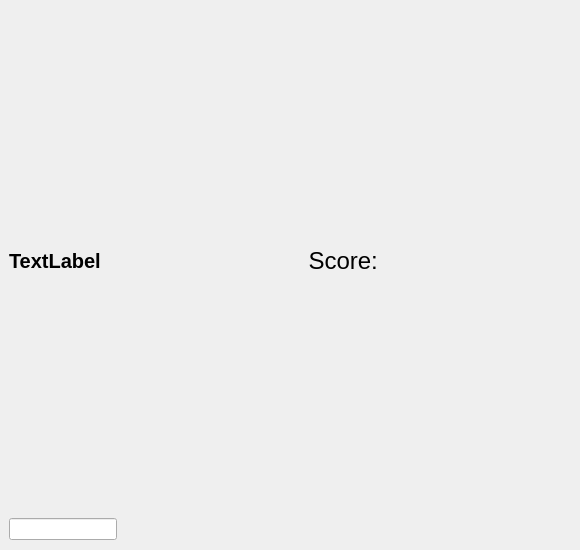
<?xml version="1.0" encoding="UTF-8"?>
<ui version="4.0">
 <class>MainWindow</class>
 <widget class="QMainWindow" name="MainWindow">
  <property name="enabled">
   <bool>true</bool>
  </property>
  <property name="geometry">
   <rect>
    <x>0</x>
    <y>0</y>
    <width>580</width>
    <height>550</height>
   </rect>
  </property>
  <property name="sizePolicy">
   <sizepolicy hsizetype="Expanding" vsizetype="Expanding">
    <horstretch>1</horstretch>
    <verstretch>1</verstretch>
   </sizepolicy>
  </property>
  <property name="minimumSize">
   <size>
    <width>580</width>
    <height>550</height>
   </size>
  </property>
  <property name="sizeIncrement">
   <size>
    <width>8</width>
    <height>8</height>
   </size>
  </property>
  <property name="windowTitle">
   <string>MainWindow</string>
  </property>
  <widget class="QWidget" name="centralwidget">
   <property name="sizePolicy">
    <sizepolicy hsizetype="Expanding" vsizetype="Expanding">
     <horstretch>0</horstretch>
     <verstretch>0</verstretch>
    </sizepolicy>
   </property>
   <property name="minimumSize">
    <size>
     <width>300</width>
     <height>300</height>
    </size>
   </property>
   <property name="layoutDirection">
    <enum>Qt::LeftToRight</enum>
   </property>
   <layout class="QVBoxLayout" name="verticalLayout_5">
    <item>
     <widget class="QStackedWidget" name="stackedWidget">
      <property name="sizePolicy">
       <sizepolicy hsizetype="Expanding" vsizetype="Expanding">
        <horstretch>0</horstretch>
        <verstretch>0</verstretch>
       </sizepolicy>
      </property>
      <property name="minimumSize">
       <size>
        <width>300</width>
        <height>300</height>
       </size>
      </property>
      <property name="contextMenuPolicy">
       <enum>Qt::NoContextMenu</enum>
      </property>
      <property name="currentIndex">
       <number>2</number>
      </property>
      <widget class="QWidget" name="start_and_win_page">
       <property name="sizePolicy">
        <sizepolicy hsizetype="Expanding" vsizetype="Expanding">
         <horstretch>0</horstretch>
         <verstretch>0</verstretch>
        </sizepolicy>
       </property>
       <layout class="QVBoxLayout" name="verticalLayout_4">
        <item>
         <layout class="QVBoxLayout" name="verticalLayout_3" stretch="0,0,0">
          <property name="spacing">
           <number>0</number>
          </property>
          <property name="sizeConstraint">
           <enum>QLayout::SetDefaultConstraint</enum>
          </property>
          <property name="leftMargin">
           <number>0</number>
          </property>
          <property name="topMargin">
           <number>0</number>
          </property>
          <property name="rightMargin">
           <number>0</number>
          </property>
          <property name="bottomMargin">
           <number>0</number>
          </property>
          <item alignment="Qt::AlignBottom">
           <widget class="QLabel" name="Win_message">
            <property name="sizePolicy">
             <sizepolicy hsizetype="Expanding" vsizetype="Expanding">
              <horstretch>1</horstretch>
              <verstretch>1</verstretch>
             </sizepolicy>
            </property>
            <property name="minimumSize">
             <size>
              <width>275</width>
              <height>40</height>
             </size>
            </property>
            <property name="sizeIncrement">
             <size>
              <width>0</width>
              <height>0</height>
             </size>
            </property>
            <property name="font">
             <font>
              <pointsize>15</pointsize>
              <stylestrategy>PreferDefault</stylestrategy>
             </font>
            </property>
            <property name="cursor">
             <cursorShape>ArrowCursor</cursorShape>
            </property>
            <property name="mouseTracking">
             <bool>false</bool>
            </property>
            <property name="autoFillBackground">
             <bool>false</bool>
            </property>
            <property name="frameShape">
             <enum>QFrame::NoFrame</enum>
            </property>
            <property name="frameShadow">
             <enum>QFrame::Plain</enum>
            </property>
            <property name="text">
             <string/>
            </property>
            <property name="scaledContents">
             <bool>true</bool>
            </property>
            <property name="alignment">
             <set>Qt::AlignCenter</set>
            </property>
           </widget>
          </item>
          <item>
           <widget class="QWidget" name="Settings_field" native="true">
            <property name="sizePolicy">
             <sizepolicy hsizetype="Expanding" vsizetype="Expanding">
              <horstretch>1</horstretch>
              <verstretch>1</verstretch>
             </sizepolicy>
            </property>
            <property name="minimumSize">
             <size>
              <width>0</width>
              <height>100</height>
             </size>
            </property>
            <layout class="QHBoxLayout" name="horizontalLayout_2">
             <property name="spacing">
              <number>0</number>
             </property>
             <property name="sizeConstraint">
              <enum>QLayout::SetDefaultConstraint</enum>
             </property>
             <property name="topMargin">
              <number>0</number>
             </property>
             <property name="rightMargin">
              <number>0</number>
             </property>
             <property name="bottomMargin">
              <number>0</number>
             </property>
             <item alignment="Qt::AlignHCenter">
              <widget class="QFrame" name="Left_settings_menu">
               <property name="sizePolicy">
                <sizepolicy hsizetype="Expanding" vsizetype="Expanding">
                 <horstretch>0</horstretch>
                 <verstretch>0</verstretch>
                </sizepolicy>
               </property>
               <property name="minimumSize">
                <size>
                 <width>0</width>
                 <height>50</height>
                </size>
               </property>
               <layout class="QHBoxLayout" name="horizontalLayout_5">
                <property name="spacing">
                 <number>7</number>
                </property>
                <property name="sizeConstraint">
                 <enum>QLayout::SetFixedSize</enum>
                </property>
                <property name="leftMargin">
                 <number>0</number>
                </property>
                <property name="topMargin">
                 <number>0</number>
                </property>
                <property name="rightMargin">
                 <number>0</number>
                </property>
                <property name="bottomMargin">
                 <number>0</number>
                </property>
                <item>
                 <widget class="QFrame" name="Language_selector">
                  <property name="sizePolicy">
                   <sizepolicy hsizetype="Expanding" vsizetype="Expanding">
                    <horstretch>0</horstretch>
                    <verstretch>0</verstretch>
                   </sizepolicy>
                  </property>
                  <layout class="QVBoxLayout" name="verticalLayout_6">
                   <property name="bottomMargin">
                    <number>9</number>
                   </property>
                   <item>
                    <widget class="QLabel" name="LG_select_lb">
                     <property name="sizePolicy">
                      <sizepolicy hsizetype="Preferred" vsizetype="Preferred">
                       <horstretch>1</horstretch>
                       <verstretch>1</verstretch>
                      </sizepolicy>
                     </property>
                     <property name="font">
                      <font>
                       <pointsize>15</pointsize>
                      </font>
                     </property>
                     <property name="text">
                      <string>Language</string>
                     </property>
                    </widget>
                   </item>
                   <item>
                    <widget class="QRadioButton" name="LG_select_EN">
                     <property name="sizePolicy">
                      <sizepolicy hsizetype="Preferred" vsizetype="Preferred">
                       <horstretch>1</horstretch>
                       <verstretch>2</verstretch>
                      </sizepolicy>
                     </property>
                     <property name="text">
                      <string>English</string>
                     </property>
                     <property name="checked">
                      <bool>true</bool>
                     </property>
                    </widget>
                   </item>
                   <item>
                    <widget class="QRadioButton" name="LG_select_RU">
                     <property name="sizePolicy">
                      <sizepolicy hsizetype="Preferred" vsizetype="Preferred">
                       <horstretch>1</horstretch>
                       <verstretch>2</verstretch>
                      </sizepolicy>
                     </property>
                     <property name="text">
                      <string>Русский</string>
                     </property>
                    </widget>
                   </item>
                  </layout>
                 </widget>
                </item>
                <item>
                 <widget class="QWidget" name="Region_select" native="true">
                  <property name="sizePolicy">
                   <sizepolicy hsizetype="Expanding" vsizetype="Expanding">
                    <horstretch>0</horstretch>
                    <verstretch>0</verstretch>
                   </sizepolicy>
                  </property>
                  <layout class="QVBoxLayout" name="verticalLayout_7">
                   <property name="spacing">
                    <number>0</number>
                   </property>
                   <property name="topMargin">
                    <number>0</number>
                   </property>
                   <property name="bottomMargin">
                    <number>9</number>
                   </property>
                   <item>
                    <widget class="QLabel" name="Reg_select_lb">
                     <property name="sizePolicy">
                      <sizepolicy hsizetype="Expanding" vsizetype="Expanding">
                       <horstretch>0</horstretch>
                       <verstretch>0</verstretch>
                      </sizepolicy>
                     </property>
                     <property name="font">
                      <font>
                       <pointsize>15</pointsize>
                      </font>
                     </property>
                     <property name="text">
                      <string>Region</string>
                     </property>
                    </widget>
                   </item>
                   <item>
                    <widget class="QCheckBox" name="Reg_EU_box">
                     <property name="sizePolicy">
                      <sizepolicy hsizetype="Minimum" vsizetype="Fixed">
                       <horstretch>0</horstretch>
                       <verstretch>0</verstretch>
                      </sizepolicy>
                     </property>
                     <property name="text">
                      <string>Europe</string>
                     </property>
                    </widget>
                   </item>
                   <item>
                    <widget class="QCheckBox" name="Reg_AS_box">
                     <property name="text">
                      <string>Asia</string>
                     </property>
                    </widget>
                   </item>
                   <item>
                    <widget class="QCheckBox" name="Reg_3_box">
                     <property name="text">
                      <string>Region 3</string>
                     </property>
                    </widget>
                   </item>
                   <item>
                    <widget class="QCheckBox" name="Reg_4_box">
                     <property name="text">
                      <string>Region 4</string>
                     </property>
                    </widget>
                   </item>
                  </layout>
                 </widget>
                </item>
               </layout>
              </widget>
             </item>
             <item alignment="Qt::AlignHCenter">
              <widget class="QWidget" name="Right_settings_menu" native="true">
               <property name="sizePolicy">
                <sizepolicy hsizetype="Expanding" vsizetype="Expanding">
                 <horstretch>0</horstretch>
                 <verstretch>0</verstretch>
                </sizepolicy>
               </property>
               <layout class="QHBoxLayout" name="horizontalLayout_3">
                <property name="leftMargin">
                 <number>0</number>
                </property>
                <property name="rightMargin">
                 <number>0</number>
                </property>
                <item>
                 <widget class="QFrame" name="Gamemode_selector">
                  <property name="sizePolicy">
                   <sizepolicy hsizetype="Expanding" vsizetype="Expanding">
                    <horstretch>3</horstretch>
                    <verstretch>0</verstretch>
                   </sizepolicy>
                  </property>
                  <property name="minimumSize">
                   <size>
                    <width>178</width>
                    <height>0</height>
                   </size>
                  </property>
                  <property name="font">
                   <font>
                    <pointsize>11</pointsize>
                   </font>
                  </property>
                  <property name="frameShape">
                   <enum>QFrame::StyledPanel</enum>
                  </property>
                  <property name="frameShadow">
                   <enum>QFrame::Raised</enum>
                  </property>
                  <layout class="QVBoxLayout" name="verticalLayout_8">
                   <property name="leftMargin">
                    <number>0</number>
                   </property>
                   <property name="bottomMargin">
                    <number>9</number>
                   </property>
                   <item>
                    <widget class="QRadioButton" name="Cou_Cap">
                     <property name="text">
                      <string>Country - Capital</string>
                     </property>
                     <property name="checked">
                      <bool>true</bool>
                     </property>
                    </widget>
                   </item>
                   <item>
                    <widget class="QRadioButton" name="Cap_Cou">
                     <property name="text">
                      <string>Capital - Country</string>
                     </property>
                    </widget>
                   </item>
                   <item>
                    <widget class="QRadioButton" name="Flag_Cou">
                     <property name="text">
                      <string>Flag - Country</string>
                     </property>
                    </widget>
                   </item>
                   <item>
                    <widget class="QRadioButton" name="Cou_Flag">
                     <property name="text">
                      <string>Country - Flag</string>
                     </property>
                    </widget>
                   </item>
                  </layout>
                 </widget>
                </item>
                <item>
                 <widget class="QFrame" name="Pick_or_type_selector">
                  <property name="sizePolicy">
                   <sizepolicy hsizetype="Expanding" vsizetype="Expanding">
                    <horstretch>0</horstretch>
                    <verstretch>0</verstretch>
                   </sizepolicy>
                  </property>
                  <property name="font">
                   <font>
                    <pointsize>12</pointsize>
                   </font>
                  </property>
                  <layout class="QVBoxLayout" name="verticalLayout_9">
                   <item>
                    <widget class="QRadioButton" name="Choose_btn">
                     <property name="text">
                      <string>Choose</string>
                     </property>
                     <property name="checkable">
                      <bool>true</bool>
                     </property>
                     <property name="checked">
                      <bool>true</bool>
                     </property>
                    </widget>
                   </item>
                   <item>
                    <widget class="QRadioButton" name="Type_btn">
                     <property name="text">
                      <string>Type</string>
                     </property>
                    </widget>
                   </item>
                  </layout>
                 </widget>
                </item>
               </layout>
              </widget>
             </item>
            </layout>
           </widget>
          </item>
          <item alignment="Qt::AlignHCenter|Qt::AlignTop">
           <widget class="QPushButton" name="Start_Button">
            <property name="enabled">
             <bool>true</bool>
            </property>
            <property name="sizePolicy">
             <sizepolicy hsizetype="Expanding" vsizetype="Expanding">
              <horstretch>1</horstretch>
              <verstretch>1</verstretch>
             </sizepolicy>
            </property>
            <property name="minimumSize">
             <size>
              <width>275</width>
              <height>40</height>
             </size>
            </property>
            <property name="sizeIncrement">
             <size>
              <width>1</width>
              <height>1</height>
             </size>
            </property>
            <property name="baseSize">
             <size>
              <width>0</width>
              <height>0</height>
             </size>
            </property>
            <property name="font">
             <font>
              <pointsize>12</pointsize>
             </font>
            </property>
            <property name="layoutDirection">
             <enum>Qt::LeftToRight</enum>
            </property>
            <property name="autoFillBackground">
             <bool>false</bool>
            </property>
            <property name="text">
             <string>Start game</string>
            </property>
            <property name="autoDefault">
             <bool>false</bool>
            </property>
            <property name="default">
             <bool>false</bool>
            </property>
            <property name="flat">
             <bool>false</bool>
            </property>
           </widget>
          </item>
         </layout>
        </item>
       </layout>
      </widget>
      <widget class="QWidget" name="gmChoose_page">
       <property name="sizePolicy">
        <sizepolicy hsizetype="Expanding" vsizetype="Expanding">
         <horstretch>0</horstretch>
         <verstretch>0</verstretch>
        </sizepolicy>
       </property>
       <layout class="QVBoxLayout" name="verticalLayout_2">
        <item>
         <widget class="QFrame" name="frame_everything">
          <property name="enabled">
           <bool>true</bool>
          </property>
          <property name="sizePolicy">
           <sizepolicy hsizetype="Expanding" vsizetype="Expanding">
            <horstretch>0</horstretch>
            <verstretch>0</verstretch>
           </sizepolicy>
          </property>
          <property name="font">
           <font>
            <pointsize>7</pointsize>
           </font>
          </property>
          <property name="frameShape">
           <enum>QFrame::NoFrame</enum>
          </property>
          <property name="frameShadow">
           <enum>QFrame::Raised</enum>
          </property>
          <layout class="QVBoxLayout" name="verticalLayout_10">
           <property name="leftMargin">
            <number>12</number>
           </property>
           <property name="bottomMargin">
            <number>18</number>
           </property>
           <item>
            <layout class="QHBoxLayout" name="horizontalLayout">
             <property name="spacing">
              <number>12</number>
             </property>
             <property name="topMargin">
              <number>0</number>
             </property>
             <property name="bottomMargin">
              <number>0</number>
             </property>
             <item alignment="Qt::AlignHCenter">
              <widget class="QLabel" name="quest_label">
               <property name="enabled">
                <bool>true</bool>
               </property>
               <property name="sizePolicy">
                <sizepolicy hsizetype="Expanding" vsizetype="Expanding">
                 <horstretch>1</horstretch>
                 <verstretch>0</verstretch>
                </sizepolicy>
               </property>
               <property name="minimumSize">
                <size>
                 <width>0</width>
                 <height>0</height>
                </size>
               </property>
               <property name="font">
                <font>
                 <family>MS Sans Serif</family>
                 <pointsize>15</pointsize>
                 <weight>75</weight>
                 <bold>true</bold>
                </font>
               </property>
               <property name="text">
                <string>TextLabel</string>
               </property>
              </widget>
             </item>
             <item>
              <widget class="QLabel" name="Score_label">
               <property name="enabled">
                <bool>true</bool>
               </property>
               <property name="sizePolicy">
                <sizepolicy hsizetype="Expanding" vsizetype="Expanding">
                 <horstretch>1</horstretch>
                 <verstretch>0</verstretch>
                </sizepolicy>
               </property>
               <property name="font">
                <font>
                 <pointsize>18</pointsize>
                </font>
               </property>
               <property name="text">
                <string>Score: </string>
               </property>
              </widget>
             </item>
            </layout>
           </item>
           <item>
            <widget class="QFrame" name="Answer_buttons">
             <property name="sizePolicy">
              <sizepolicy hsizetype="Expanding" vsizetype="Expanding">
               <horstretch>3</horstretch>
               <verstretch>0</verstretch>
              </sizepolicy>
             </property>
             <property name="sizeIncrement">
              <size>
               <width>1</width>
               <height>1</height>
              </size>
             </property>
             <property name="font">
              <font>
               <pointsize>10</pointsize>
              </font>
             </property>
             <widget class="QWidget" name="verticalLayoutWidget">
              <property name="geometry">
               <rect>
                <x>20</x>
                <y>20</y>
                <width>161</width>
                <height>221</height>
               </rect>
              </property>
              <layout class="QVBoxLayout" name="verticalLayout">
               <property name="topMargin">
                <number>3</number>
               </property>
               <property name="bottomMargin">
                <number>15</number>
               </property>
               <item>
                <widget class="QPushButton" name="Var3">
                 <property name="enabled">
                  <bool>true</bool>
                 </property>
                 <property name="sizePolicy">
                  <sizepolicy hsizetype="Expanding" vsizetype="Expanding">
                   <horstretch>0</horstretch>
                   <verstretch>0</verstretch>
                  </sizepolicy>
                 </property>
                 <property name="text">
                  <string>PushButton</string>
                 </property>
                </widget>
               </item>
               <item>
                <widget class="QPushButton" name="Var4">
                 <property name="sizePolicy">
                  <sizepolicy hsizetype="Expanding" vsizetype="Expanding">
                   <horstretch>0</horstretch>
                   <verstretch>0</verstretch>
                  </sizepolicy>
                 </property>
                 <property name="text">
                  <string>PushButton</string>
                 </property>
                </widget>
               </item>
               <item>
                <widget class="QPushButton" name="Var2">
                 <property name="enabled">
                  <bool>true</bool>
                 </property>
                 <property name="sizePolicy">
                  <sizepolicy hsizetype="Expanding" vsizetype="Expanding">
                   <horstretch>0</horstretch>
                   <verstretch>0</verstretch>
                  </sizepolicy>
                 </property>
                 <property name="text">
                  <string>PushButton</string>
                 </property>
                </widget>
               </item>
               <item>
                <widget class="QPushButton" name="Var1">
                 <property name="sizePolicy">
                  <sizepolicy hsizetype="Expanding" vsizetype="Expanding">
                   <horstretch>0</horstretch>
                   <verstretch>0</verstretch>
                  </sizepolicy>
                 </property>
                 <property name="text">
                  <string>PushButton</string>
                 </property>
                </widget>
               </item>
              </layout>
             </widget>
            </widget>
           </item>
          </layout>
         </widget>
        </item>
       </layout>
      </widget>
      <widget class="QWidget" name="gmType_page">
       <widget class="QWidget" name="verticalWidget_2" native="true">
        <property name="geometry">
         <rect>
          <x>0</x>
          <y>0</y>
          <width>561</width>
          <height>531</height>
         </rect>
        </property>
        <layout class="QFormLayout" name="formLayout">
         <item row="0" column="0">
          <widget class="QLabel" name="quest_label_2">
           <property name="enabled">
            <bool>true</bool>
           </property>
           <property name="sizePolicy">
            <sizepolicy hsizetype="Expanding" vsizetype="Expanding">
             <horstretch>1</horstretch>
             <verstretch>0</verstretch>
            </sizepolicy>
           </property>
           <property name="minimumSize">
            <size>
             <width>0</width>
             <height>0</height>
            </size>
           </property>
           <property name="font">
            <font>
             <family>MS Sans Serif</family>
             <pointsize>15</pointsize>
             <weight>75</weight>
             <bold>true</bold>
            </font>
           </property>
           <property name="text">
            <string>TextLabel</string>
           </property>
          </widget>
         </item>
         <item row="0" column="1">
          <widget class="QLabel" name="Score_label_2">
           <property name="enabled">
            <bool>true</bool>
           </property>
           <property name="sizePolicy">
            <sizepolicy hsizetype="Expanding" vsizetype="Expanding">
             <horstretch>1</horstretch>
             <verstretch>0</verstretch>
            </sizepolicy>
           </property>
           <property name="font">
            <font>
             <pointsize>18</pointsize>
            </font>
           </property>
           <property name="text">
            <string>Score: </string>
           </property>
           <property name="alignment">
            <set>Qt::AlignCenter</set>
           </property>
          </widget>
         </item>
         <item row="1" column="0">
          <widget class="QLineEdit" name="lineEdit">
           <property name="alignment">
            <set>Qt::AlignLeading|Qt::AlignLeft|Qt::AlignTop</set>
           </property>
          </widget>
         </item>
        </layout>
       </widget>
      </widget>
     </widget>
    </item>
   </layout>
  </widget>
 </widget>
 <resources/>
 <connections/>
</ui>
